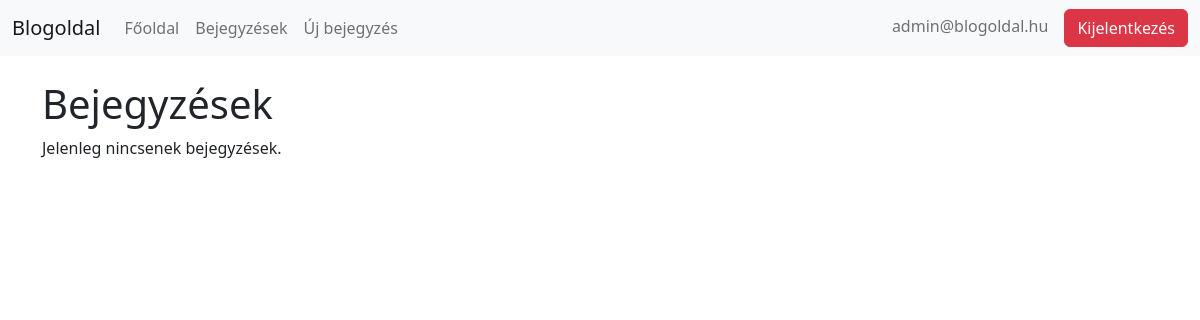
/posts.php (signed in), run on an earlier commit of the app's database.
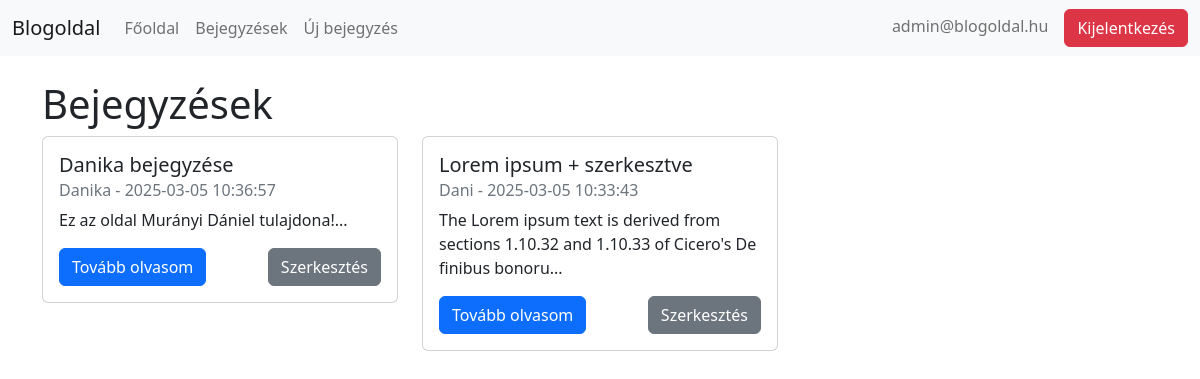
And on a later commit of the database.
### tables this page shows
CREATE TABLE `posts` (
  `id` int(11) NOT NULL,
  `title` varchar(60) NOT NULL,
  `description` text NOT NULL,
  `date` timestamp NOT NULL DEFAULT CURRENT_TIMESTAMP,
  `author_id` int(11) NOT NULL
);

CREATE TABLE `users` (
  `id` int(11) NOT NULL,
  `name` varchar(60) NOT NULL,
  `email` varchar(60) NOT NULL,
  `password` varchar(64) NOT NULL,
  `is_admin` tinyint(1) DEFAULT 0
);

### connection.php (called while the page is built, shortened)
<?php
include 'handler.php';
class DBConnection{
    private $host = "localhost";
    private $user = "root";
    private $password = "root";
    private $database = "blogoldal";
    public $mysqli;
    function __construct()
    {
        $this->mysqli = new mysqli(
            $this->host, $this->user, $this->password, $this->database
        );
    }
    function isAdmin($email = null) {
        if ($email === null && isset($_SESSION['user_email'])) {
            $email = $_SESSION['user_email'];
        }
        $stmt = $this->mysqli->prepare("SELECT is_admin FROM users WHERE email = ?");
        $stmt->bind_param("s", $email);
        $stmt->execute();
        $result = $stmt->get_result();
        if ($row = $result->fetch_assoc()) {
            return $row['is_admin'] == 1;
        }
        return false;
    }
}
?>

### posts.php (the view, shortened to what this page needs)
<?php
include 'connection.php';
$conn = new DBConnection();
$user_email = $_SESSION['user_email'];
$user_query = "SELECT id FROM users WHERE email = '$user_email'";
$user_result = $conn->mysqli->query($user_query);
$user = $user_result->fetch_assoc();
$is_admin = $conn->isAdmin();
$query = "SELECT p.id, p.title, p.description, p.date, p.author_id, u.name as author
          FROM posts p
          JOIN users u ON p.author_id = u.id
          ORDER BY p.date DESC";
$result = $conn->mysqli->query($query);
?>
<!DOCTYPE html>
<html lang="hu">
<head>
    <link href="https://cdn.jsdelivr.net/npm/bootstrap@5.2.3/dist/css/bootstrap.min.css" rel="stylesheet">
</head>
<body>
    <?php renderNavbar(); ?>
    <div class="container">
        <h1>Bejegyzések</h1>
        <div class="row">
            <?php
            if ($result->num_rows > 0) {
                while($row = $result->fetch_assoc()) {
                    echo '<div class="col-md-4 mb-3">';
                    echo '<div class="card">';
                    echo '<div class="card-body">';
                    echo '<h5 class="card-title">' . htmlspecialchars($row['title']) . '</h5>';
                    echo '<h6 class="card-subtitle mb-2 text-muted">' . htmlspecialchars($row['author']) . ' - ' . $row['date'] . '</h6>';
                    echo '<p class="card-text">' . substr(htmlspecialchars($row['description']), 0, 100) . '...</p>';
                    echo '<div class="d-flex justify-content-between">';
                    echo '<a href="post_detail.php?id=' . $row['id'] . '" class="btn btn-primary">Tovább olvasom</a>';
                    if ($is_admin || $row['author_id'] == $user['id']) {
                        echo '<a href="edit_post.php?id=' . $row['id'] . '" class="btn btn-secondary">Szerkesztés</a>';
                    }
                    echo '</div>';
                    echo '</div></div></div>';
                }
            } else {
                echo '<div class="col"><p>Jelenleg nincsenek bejegyzések.</p></div>';
            }
            ?>
        </div>
    </div>
</body>
</html>

### handler.php (shortened to what this page needs)
<?php
function logOutBtn(){
    echo '<form action="logout.php" method="POST" class="d-inline">';
    echo '<button type="submit" class="btn btn-danger">Kijelentkezés</button>';
    echo '</form>';
}
function isLoggedIn(){
    return isset($_SESSION['user_email']);
}
function renderNavbar() {
    echo '<nav class="navbar navbar-expand-lg navbar-light bg-light mb-4">';
    echo '<div class="container-fluid">';
    echo '<a class="navbar-brand" href="index.php">Blogoldal</a>';
    echo '<div class="collapse navbar-collapse" id="navbarNav">';
    echo '<ul class="navbar-nav">';
    echo '<li class="nav-item"><a class="nav-link" href="index.php">Főoldal</a></li>';
    if(isLoggedIn()) {
        echo '<li class="nav-item"><a class="nav-link" href="posts.php">Bejegyzések</a></li>';
        echo '<li class="nav-item"><a class="nav-link" href="add_post.php">Új bejegyzés</a></li>';
    }
    echo '</ul>';
    echo '<div class="ms-auto">';
    if(isLoggedIn()) {
        echo '<span class="navbar-text me-3">' . htmlspecialchars($_SESSION['user_email']) . '</span>';
        logOutBtn();
    } else {
        echo '<a href="login.php" class="btn btn-outline-primary me-2">Bejelentkezés</a>';
        echo '<a href="register.php" class="btn btn-primary">Regisztráció</a>';
    }
    echo '</div>';
    echo '</div>';
    echo '</div>';
    echo '</nav>';
}
?>

What changed in the data, as far as the page shows it:
added posts: title "Danika bejegyzése", author.name "Danika", date "2025-03-05 10:36:57", description "Ez az oldal Murányi Dániel tulajdona!"
added posts: title "Lorem ipsum + szerkesztve", author.name "Dani", date "2025-03-05 10:33:43", description "The Lorem ipsum text is derived from sections 1.10.32 and 1.10.33 of Cicero's De finibus bonoru"
Also different on the page:
text no longer shown: "Jelenleg nincsenek bejegyzések."
